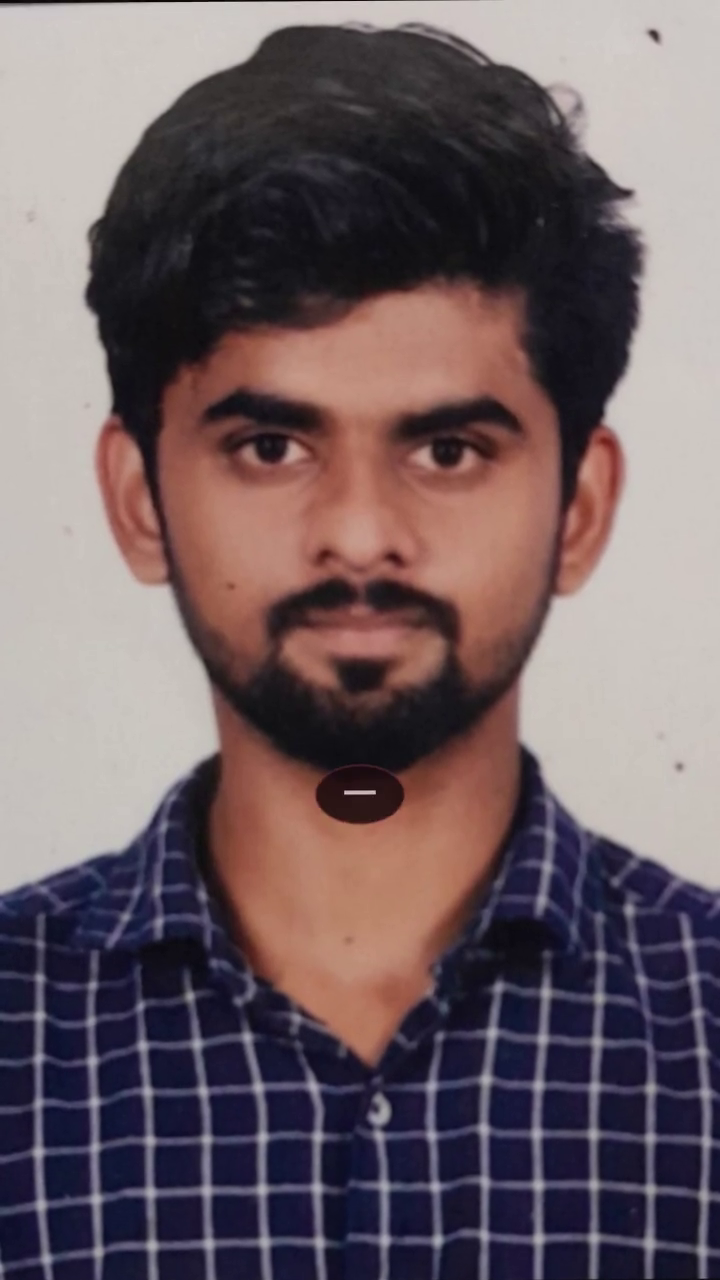
#> input picture frame 90 of public/user_talking_video.mp4, 720 x 1280 px, given in place of WhatsApp Video 2026-11-09 at 11.46.33 (1).mp4, which was not available
$ python generate_action_overviews.py
#> lines starting #> are read from the running program, lines starting #| are printed output that depends on the picture
import os
import cv2
import numpy as np

# Let's inspect the action segments
action_video_selections = [
    {"slot": 16, "file": "WhatsApp Video 2026-11-09 at 11.46.33 (1).mp4", "start": 3.0, "dur": 1.08},
    {"slot": 18, "file": "WhatsApp Video 2026-11-09 at 11.46.33.mp4", "start": 2.0, "dur": 1.17},
    {"slot": 19, "file": "WhatsApp Video 2026-11-09 at 11.46.34.mp4", "start": 4.0, "dur": 0.71},
    {"slot": 20, "file": "WhatsApp Video 2026-11-09 at 11.46.35.mp4", "start": 2.5, "dur": 1.08},
    {"slot": 21, "file": "WhatsApp Video 2026-11-09 at 11.46.36.mp4", "start": 1.5, "dur": 0.54},
    {"slot": 22, "file": "WhatsApp Video 2026-11-09 at 11.46.37.mp4", "start": 5.0, "dur": 0.54},
    {"slot": 23, "file": "WhatsApp Video 2026-11-09 at 11.46.39 (1).mp4", "start": 2.0, "dur": 0.67},
    {"slot": 24, "file": "WhatsApp Video 2026-11-09 at 11.46.39.mp4", "start": 1.0, "dur": 1.08},
    {"slot": 25, "file": "WhatsApp Video 2026-11-09 at 11.46.41.mp4", "start": 3.0, "dur": 0.83},
    {"slot": 26, "file": "WhatsApp Video 2026-11-09 at 11.46.37.mp4", "start": 12.0, "dur": 0.54},
    {"slot": 27, "file": "WhatsApp Video 2026-11-09 at 11.46.34.mp4", "start": 10.0, "dur": 0.58},
    {"slot": 28, "file": "WhatsApp Video 2026-11-09 at 11.46.41.mp4", "start": 8.0, "dur": 1.79},
    {"slot": 29, "file": "WhatsApp Video 2026-11-09 at 11.46.33.mp4", "start": 7.0, "dur": 0.62},
    {"slot": 30, "file": "WhatsApp Video 2026-11-09 at 11.46.33 (1).mp4", "start": 10.5, "dur": 1.50},
]

os.makedirs("debug_actions_overview", exist_ok=True)

for item in action_video_selections:
    slot = item["slot"]
    fpath = os.path.join("user_raw_assets", item["file"])
    cap = cv2.VideoCapture(fpath)
    fps = cap.get(cv2.CAP_PROP_FPS)

    start_frame = int(item["start"] * fps)
    dur_frames = int(item["dur"] * fps)

    # Sample 3 frames: start, mid, end
    cap.set(cv2.CAP_PROP_POS_FRAMES, start_frame)
    r1, f1 = cap.read()
#> f1 is the input picture: shape (1280, 720, 3); mean B, G, R 99.9, 95.5, 111.2
    cap.set(cv2.CAP_PROP_POS_FRAMES, start_frame + dur_frames // 2)
    r2, f2 = cap.read()
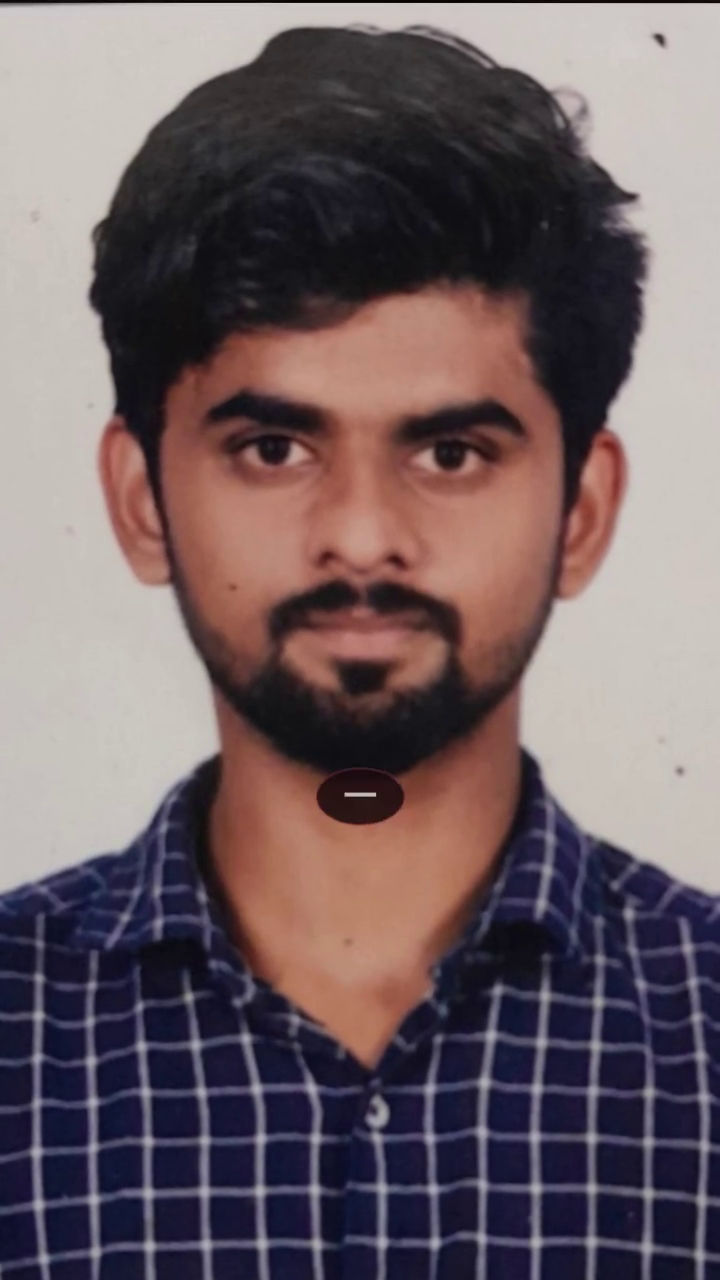
#> input picture frame 106 of public/user_talking_video.mp4, 720 x 1280 px, given in place of WhatsApp Video 2026-11-09 at 11.46.33 (1).mp4, which was not available
#> f2 is the input picture: shape (1280, 720, 3); mean B, G, R 99.8, 95.5, 111.1
    cap.set(cv2.CAP_PROP_POS_FRAMES, start_frame + dur_frames - 1)
    r3, f3 = cap.read()
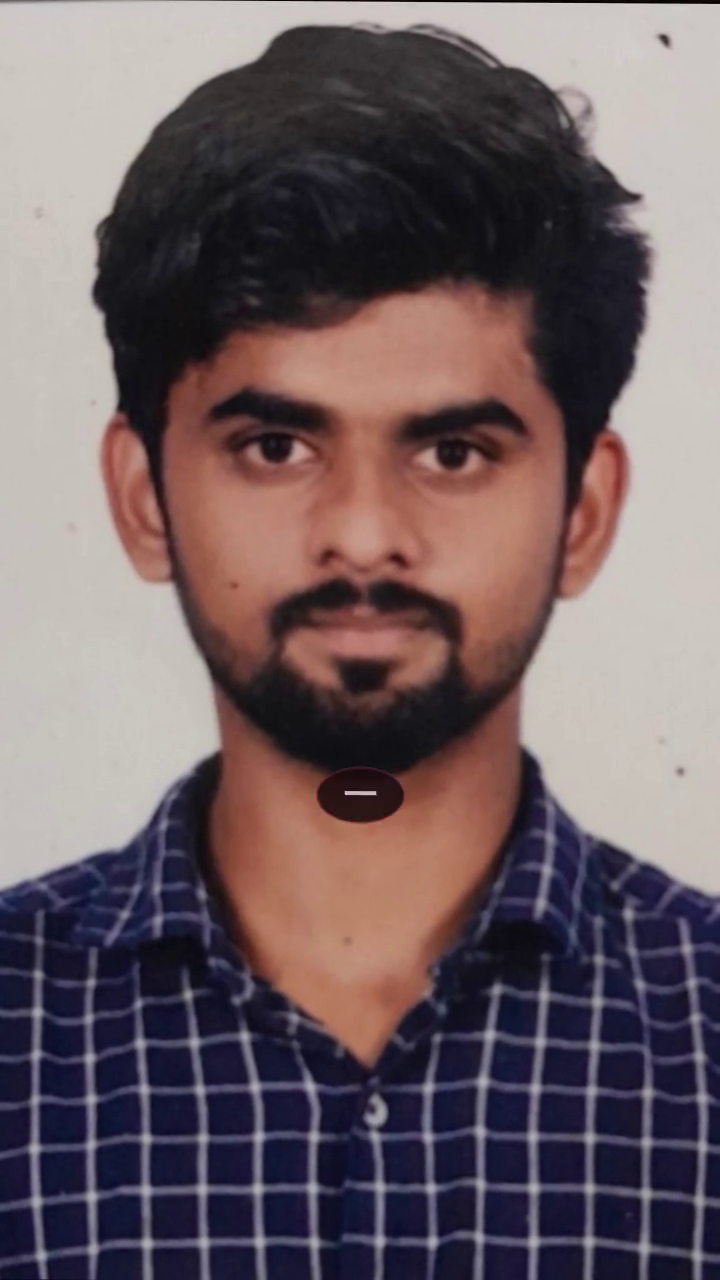
#> input picture frame 121 of public/user_talking_video.mp4, 720 x 1280 px, given in place of WhatsApp Video 2026-11-09 at 11.46.33 (1).mp4, which was not available
#> f3 is the input picture: shape (1280, 720, 3); mean B, G, R 99.5, 95.3, 110.8
    cap.release()

    if r1 and r2 and r3:
        h, w = 320, 180
        t = np.hstack([cv2.resize(f1, (w, h)), cv2.resize(f2, (w, h)), cv2.resize(f3, (w, h))])
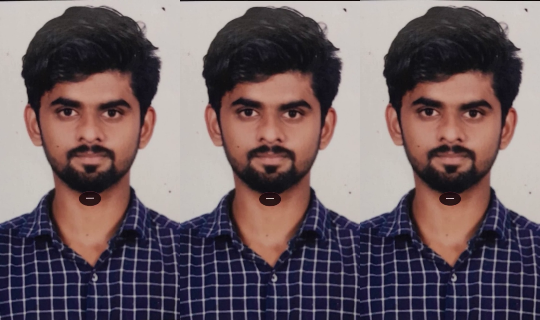
#> t: shape (320, 540, 3); mean B, G, R 99.8, 95.5, 111.1
        cv2.imwrite(f"debug_actions_overview/slot_{slot:02d}.jpg", t)
#> pass 2 of the loop `for item in action_video_selections:`:
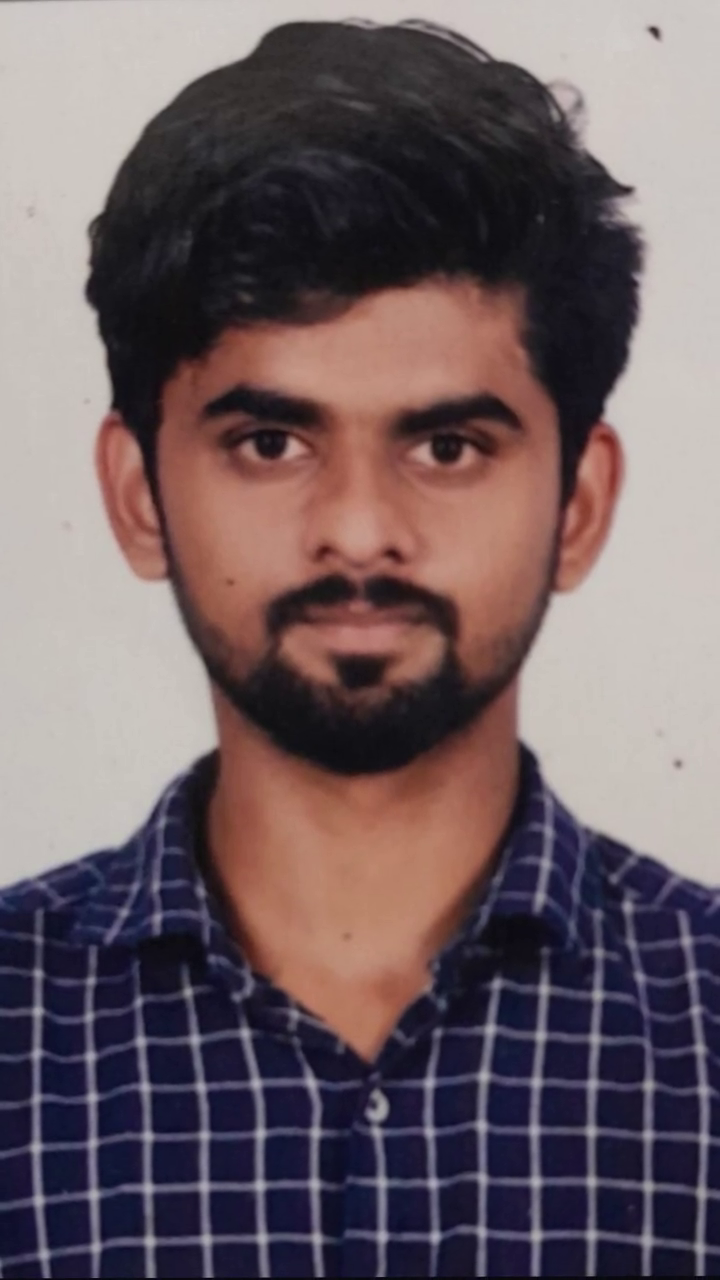
#> input picture frame 60 of public/user_talking_video.mp4, 720 x 1280 px, given in place of WhatsApp Video 2026-11-09 at 11.46.33.mp4, which was not available
#> f1 is the input picture: shape (1280, 720, 3); mean B, G, R 99.7, 95.4, 111.1
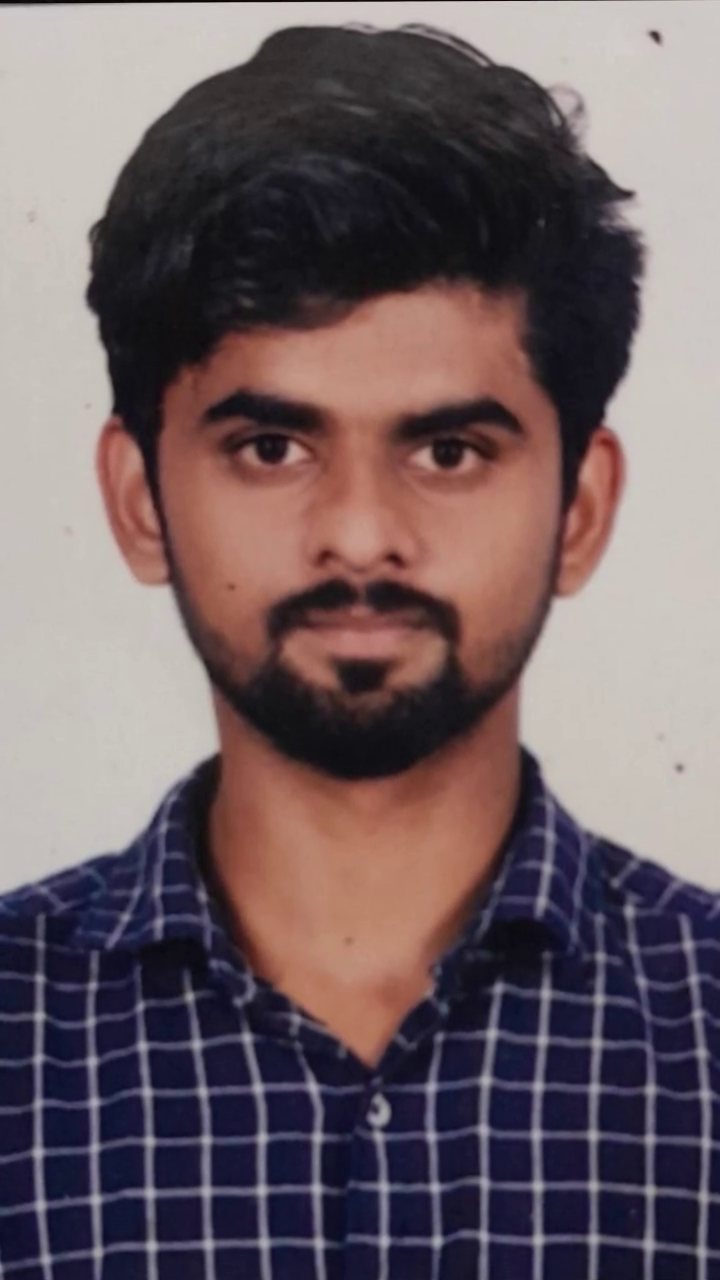
#> input picture frame 94 of public/user_talking_video.mp4, 720 x 1280 px, given in place of WhatsApp Video 2026-11-09 at 11.46.33.mp4, which was not available
#> f3 is the input picture: shape (1280, 720, 3); mean B, G, R 100.1, 95.8, 111.6
#> `t = np.hstack([cv2.resize(f1, (w, h)), cv2.resize(f2, (w, h)), cv2.res..`:
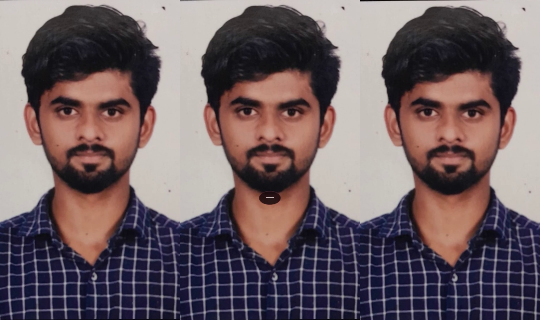
#> t: shape (320, 540, 3); mean B, G, R 99.8, 95.5, 111.2
#> pass 3 of the loop `for item in action_video_selections:`:
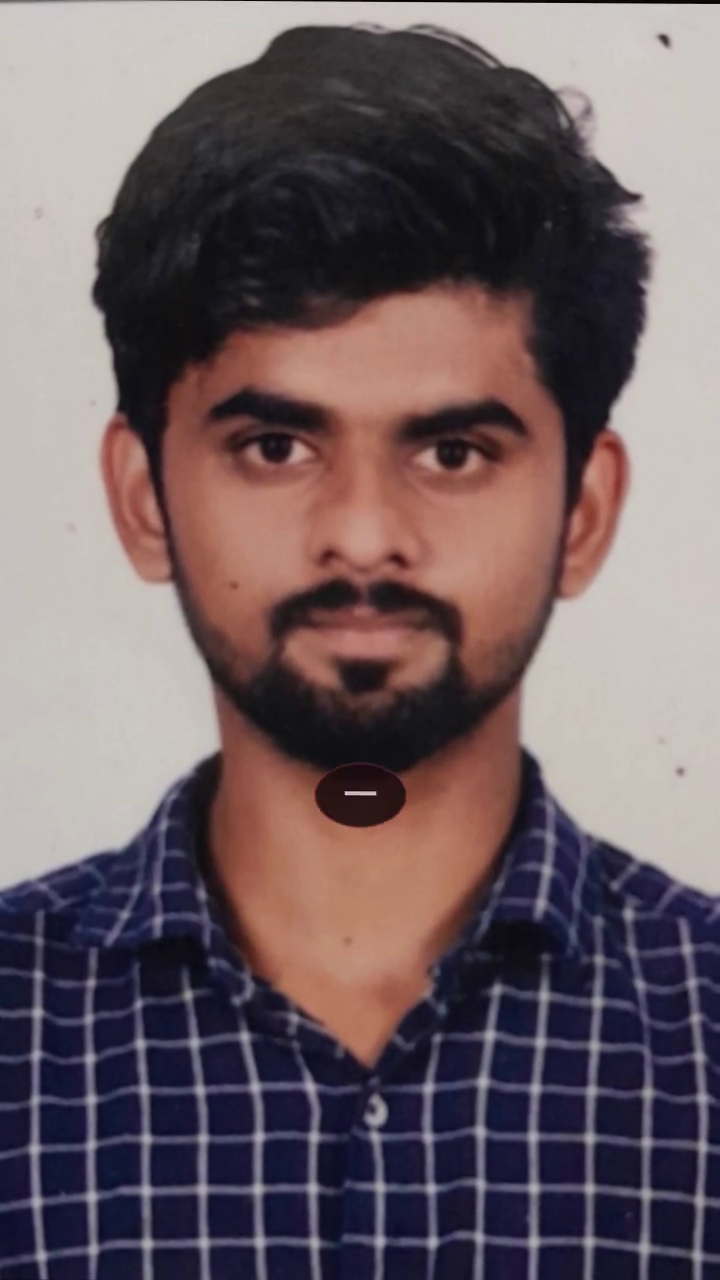
#> input picture frame 120 of public/user_talking_video.mp4, 720 x 1280 px, given in place of WhatsApp Video 2026-11-09 at 11.46.34.mp4, which was not available
#> f1 is the input picture: shape (1280, 720, 3); mean B, G, R 99.8, 95.5, 111.1
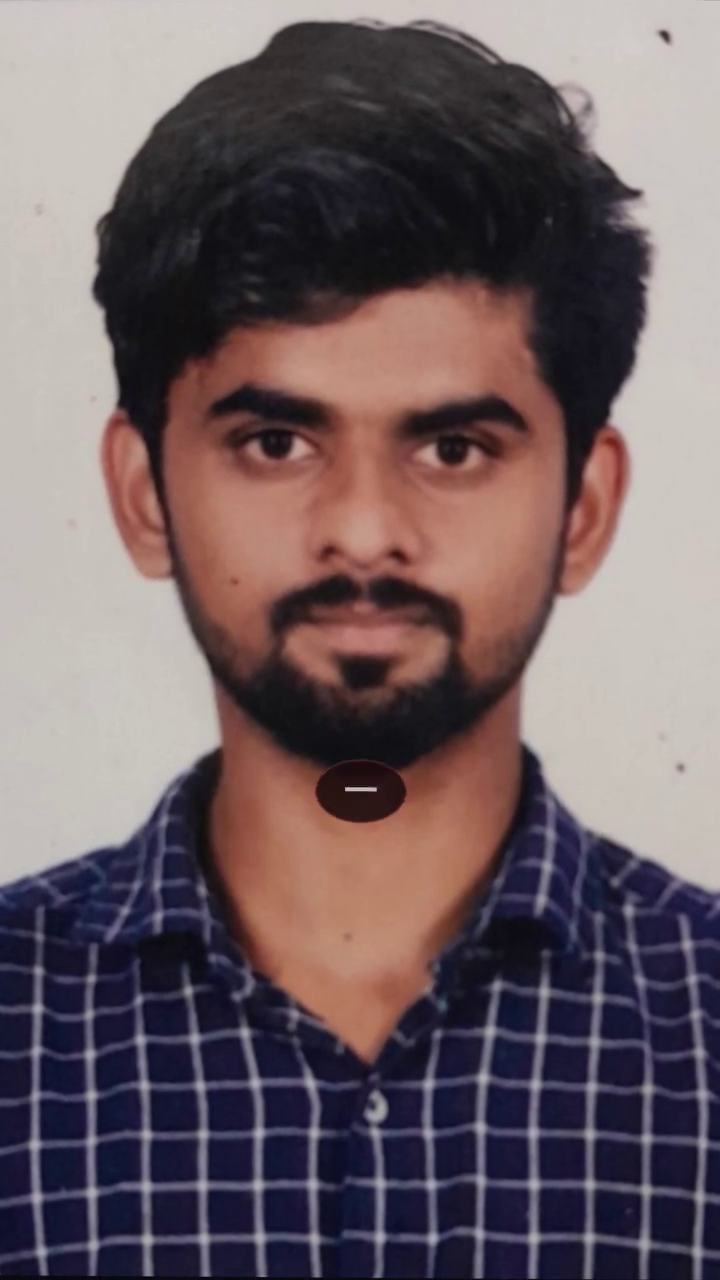
#> input picture frame 140 of public/user_talking_video.mp4, 720 x 1280 px, given in place of WhatsApp Video 2026-11-09 at 11.46.34.mp4, which was not available
#> f3 is the input picture: shape (1280, 720, 3); mean B, G, R 99.6, 95.2, 110.9
#> `t = np.hstack([cv2.resize(f1, (w, h)), cv2.resize(f2, (w, h)), cv2.res..`:
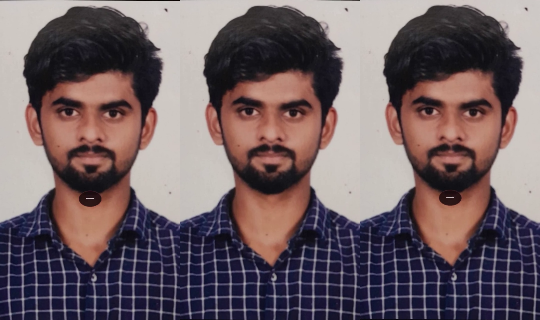
#> t: shape (320, 540, 3); mean B, G, R 99.9, 95.6, 111.3
#> the loop made 14 passes; the first 3 are shown

print("Overview images generated!")
